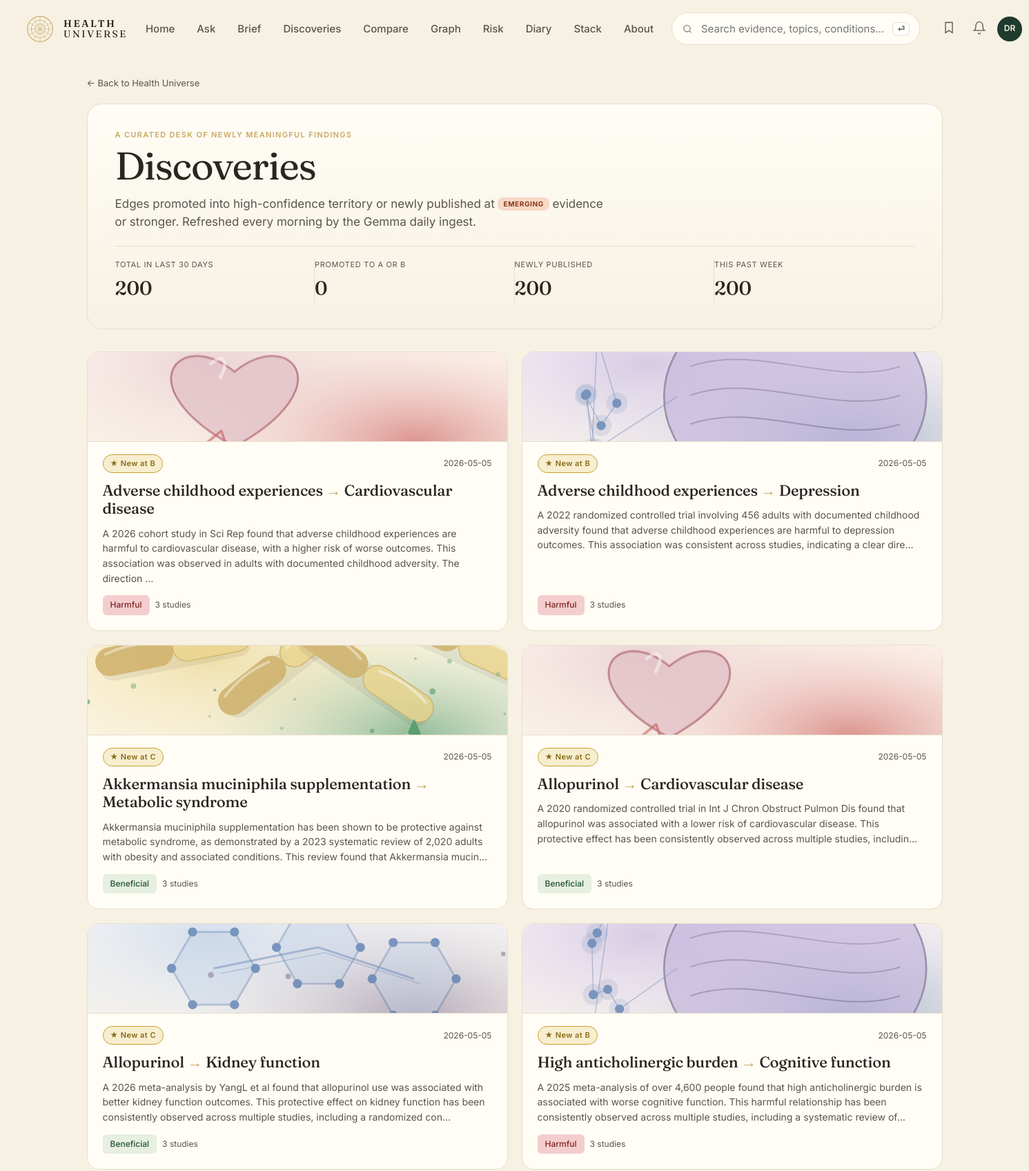
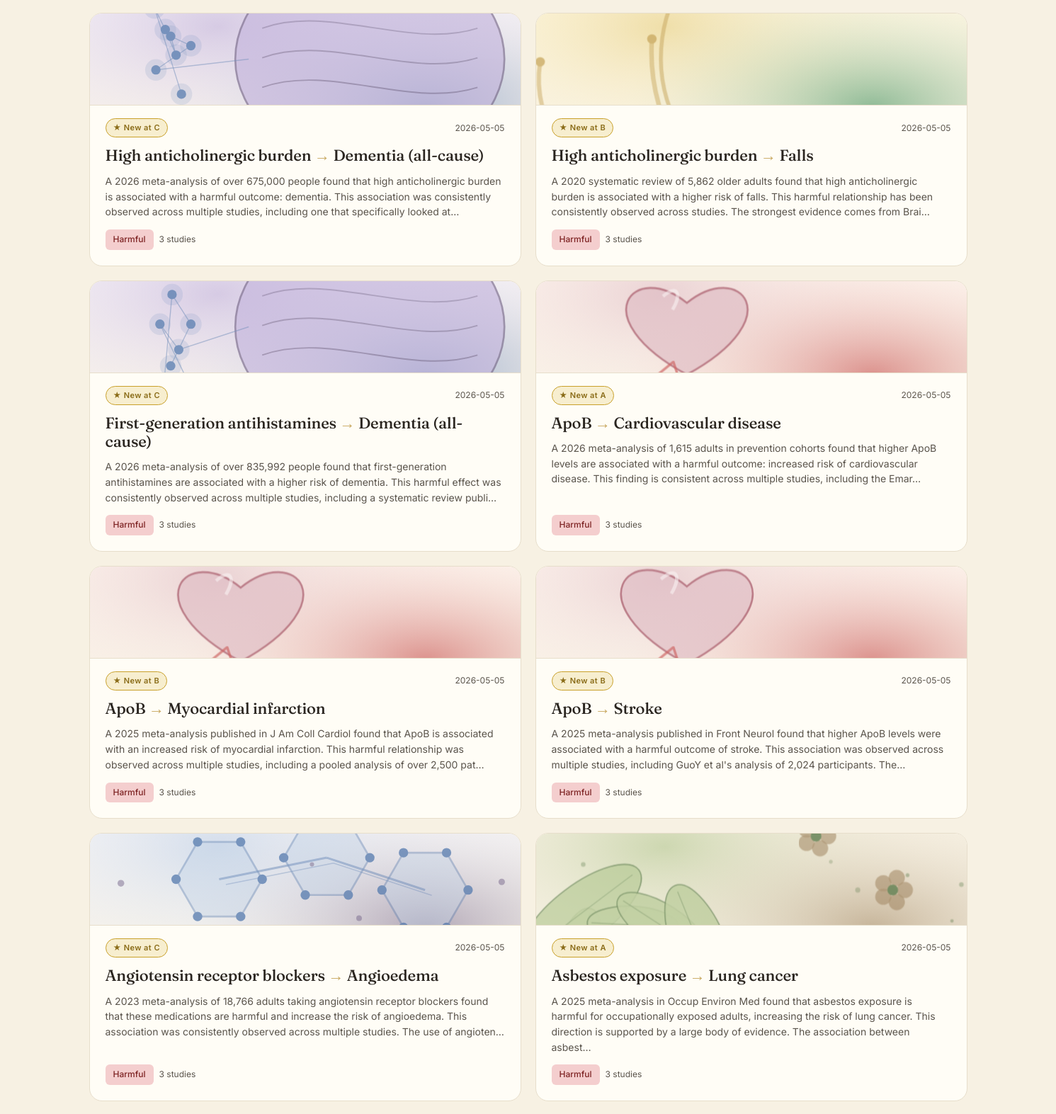
Page /discoveries (upper part) on the committed database (2 pictures, top to bottom).
### tables this page shows
CREATE TABLE edge (
    id              INTEGER PRIMARY KEY,
    factor_id       INTEGER NOT NULL REFERENCES entity(id),
    outcome_id      INTEGER NOT NULL REFERENCES entity(id),
    direction       TEXT NOT NULL CHECK (direction IN (
                      'protective','harmful','neutral','u_shaped','mixed')),
    tier            TEXT NOT NULL CHECK (tier IN ('A','B','C','D','X','deprecated')),
    effect_size     TEXT,         -- qualitative: trivial/small/moderate/large
    effect_quant    TEXT,         -- e.g. "RR 0.82 (0.74-0.91)"
    population      TEXT,         -- e.g. "adults>50; ApoE4 carriers"
    mechanism       TEXT,         -- 1-paragraph plain English
    summary         TEXT,         -- card body copy
    caveats         TEXT,
    seed_source     TEXT NOT NULL CHECK (seed_source IN ('claude_seed','gemma_daily','manual')),
    created_at      TEXT NOT NULL DEFAULT (datetime('now')),
    updated_at      TEXT NOT NULL DEFAULT (datetime('now')),
    last_reviewed   TEXT NOT NULL DEFAULT (datetime('now')), embedding BLOB, embedded_at TEXT,
    UNIQUE(factor_id, outcome_id, population)
);

### web/app.py (the view)
@app.get("/discoveries", response_class=HTMLResponse)
def discoveries(request: Request, days: int = 30, page: int = 1):
    with connect() as conn:
        all_rows = _new_discoveries(conn, days=days, limit=200)
        promoted = [r for r in all_rows if r.get("promoted_at")]
        newly_created = [r for r in all_rows if not r.get("promoted_at")]
        week_count = sum(1 for r in all_rows if
            (r.get("promoted_at") or r.get("updated_at"))[:10] >=
            (datetime_now() - timedelta(days=7)).strftime("%Y-%m-%d"))
    pg = _paginate(len(all_rows), page)
    rows = all_rows[pg["offset"]: pg["offset"] + PAGE_SIZE]
    return render(request, "discoveries.html", {
        "title": "Discoveries", "rows": rows, "days": days,
        "pg": pg, "base_path": "/discoveries",
        "promoted_count": len(promoted),
        "new_count": len(newly_created),
        "week_count": week_count,
    })

### web/templates/discoveries.html (shortened to what this page needs)
{% extends "base.html" %}
{% block content %}
<section class="disc-page">
  <a class="back" href="/">← Back to Health Universe</a>
  <header class="disc-head">
    <p class="disc-eyebrow">A curated desk of newly meaningful findings</p>
    <h1 class="disc-title">Discoveries</h1>
    <p class="disc-lede">Edges promoted into high-confidence territory or newly published at <span class="pill tier-C">EMERGING</span> evidence or stronger. Refreshed every morning by the Gemma daily ingest.</p>
    <dl class="disc-stats">
      <div><dt>Total in last {{ days }} days</dt><dd>{{ pg.total if pg else rows|length }}</dd></div>
      <div><dt>Promoted to A or B</dt><dd>{{ promoted_count }}</dd></div>
      <div><dt>Newly published</dt><dd>{{ new_count }}</dd></div>
      <div><dt>This past week</dt><dd>{{ week_count }}</dd></div>
    </dl>
  </header>
  <div class="disc-grid">
    {% for r in rows %}
    <a class="disc-card-v2 tier-bg-{{ r.tier }}" href="/edge/{{ r.id }}">
      <div class="disc-art-v2">{{ discovery_card_svg(factor_slug=r.f_slug, outcome_slug=r.o_slug, tier=r.tier, factor_kind=r.f_kind, outcome_kind=r.o_kind) | safe }}</div>
      <div class="disc-body-v2">
        <div class="disc-row">
          {% if r.promoted_at %}
            <span class="disc-status disc-status-promoted">⬆ Promoted to {{ r.tier }}</span>
          {% else %}
            <span class="disc-status disc-status-new">★ New at {{ r.tier }}</span>
          {% endif %}
          <span class="muted small">{{ (r.promoted_at or r.updated_at)[:10] }}</span>
        </div>
        <h2 class="disc-card-title">{{ r.f_name }} <span class="arrow">→</span> {{ r.o_name }}</h2>
        <p class="disc-card-summary">{{ r.summary[:240] }}{% if r.summary|length > 240 %}…{% endif %}</p>
        <div class="disc-foot">
          <span class="badge dir-{{ r.direction }}">{{ DIRECTION_LABEL[r.direction] }}</span>
          <span class="muted small">{{ r.n_studies }} stud{{ r.n_studies != 1 and "ies" or "y" }}</span>
        </div>
      </div>
    </a>
    {% endfor %}
  </div>
</section>
{% endblock %}

### rows in the picture
edge: tier "B", updated_at "2026-05-05", f_name "Adverse childhood experiences", o_name "Cardiovascular disease", summary "A 2026 cohort study in Sci Rep found that adverse childhood experiences are harmful to cardiovascular disease, with a higher risk of worse outcomes. This association was observed in adults with documented childhood adversity. The direction", direction "Harmful", n_studies "3", n_studies "ies"
edge: tier "B", updated_at "2026-05-05", f_name "Adverse childhood experiences", o_name "Depression", summary "A 2022 randomized controlled trial involving 456 adults with documented childhood adversity found that adverse childhood experiences are harmful to depression outcomes. This association was consistent across studies, indicating a clear dire", direction "Harmful", n_studies "3", n_studies "ies"
edge: tier "C", updated_at "2026-05-05", f_name "Akkermansia muciniphila supplementation", o_name "Metabolic syndrome", summary "Akkermansia muciniphila supplementation has been shown to be protective against metabolic syndrome, as demonstrated by a 2023 systematic review of 2,020 adults with obesity and associated conditions. This review found that Akkermansia mucin", direction "Beneficial", n_studies "3", n_studies "ies"
edge: tier "C", updated_at "2026-05-05", f_name "Allopurinol", o_name "Cardiovascular disease", summary "A 2020 randomized controlled trial in Int J Chron Obstruct Pulmon Dis found that allopurinol was associated with a lower risk of cardiovascular disease. This protective effect has been consistently observed across multiple studies, includin", direction "Beneficial", n_studies "3", n_studies "ies"
edge: tier "C", updated_at "2026-05-05", f_name "Allopurinol", o_name "Kidney function", summary "A 2026 meta-analysis by YangL et al found that allopurinol use was associated with better kidney function outcomes. This protective effect on kidney function has been consistently observed across multiple studies, including a randomized con", direction "Beneficial", n_studies "3", n_studies "ies"
edge: tier "B", updated_at "2026-05-05", f_name "High anticholinergic burden", o_name "Cognitive function", summary "A 2025 meta-analysis of over 4,600 people found that high anticholinergic burden is associated with worse cognitive function. This harmful relationship has been consistently observed across multiple studies, including a systematic review of", direction "Harmful", n_studies "3", n_studies "ies"
edge: tier "C", updated_at "2026-05-05", f_name "High anticholinergic burden", o_name "Dementia (all-cause)", summary "A 2026 meta-analysis of over 675,000 people found that high anticholinergic burden is associated with a harmful outcome: dementia. This association was consistently observed across multiple studies, including one that specifically looked at", direction "Harmful", n_studies "3", n_studies "ies"
edge: tier "B", updated_at "2026-05-05", f_name "High anticholinergic burden", o_name "Falls", summary "A 2020 systematic review of 5,862 older adults found that high anticholinergic burden is associated with a higher risk of falls. This harmful relationship has been consistently observed across studies. The strongest evidence comes from Brai", direction "Harmful", n_studies "3", n_studies "ies"
edge: tier "C", updated_at "2026-05-05", f_name "First-generation antihistamines", o_name "Dementia (all-cause)", summary "A 2026 meta-analysis of over 835,992 people found that first-generation antihistamines are associated with a higher risk of dementia. This harmful effect was consistently observed across multiple studies, including a systematic review publi", direction "Harmful", n_studies "3", n_studies "ies"
edge: tier "A", updated_at "2026-05-05", f_name "ApoB", o_name "Cardiovascular disease", summary "A 2026 meta-analysis of 1,615 adults in prevention cohorts found that higher ApoB levels are associated with a harmful outcome: increased risk of cardiovascular disease. This finding is consistent across multiple studies, including the Emar", direction "Harmful", n_studies "3", n_studies "ies"
edge: tier "B", updated_at "2026-05-05", f_name "ApoB", o_name "Myocardial infarction", summary "A 2025 meta-analysis published in J Am Coll Cardiol found that ApoB is associated with an increased risk of myocardial infarction. This harmful relationship was observed across multiple studies, including a pooled analysis of over 2,500 pat", direction "Harmful", n_studies "3", n_studies "ies"
edge: tier "B", updated_at "2026-05-05", f_name "ApoB", o_name "Stroke", summary "A 2025 meta-analysis published in Front Neurol found that higher ApoB levels were associated with a harmful outcome of stroke. This association was observed across multiple studies, including GuoY et al's analysis of 2,024 participants. The", direction "Harmful", n_studies "3", n_studies "ies"
edge: tier "C", updated_at "2026-05-05", f_name "Angiotensin receptor blockers", o_name "Angioedema", summary "A 2023 meta-analysis of 18,766 adults taking angiotensin receptor blockers found that these medications are harmful and increase the risk of angioedema. This association was consistently observed across multiple studies. The use of angioten", direction "Harmful", n_studies "3", n_studies "ies"
edge: tier "A", updated_at "2026-05-05", f_name "Asbestos exposure", o_name "Lung cancer", summary "A 2025 meta-analysis in Occup Environ Med found that asbestos exposure is harmful for occupationally exposed adults, increasing the risk of lung cancer. This direction is supported by a large body of evidence. The association between asbest", direction "Harmful", n_studies "3", n_studies "ies"

### other values in the picture
{{ days }} "30"
{{ pg.total if pg else rows|length }} "200"
{{ promoted_count }} "0"
{{ new_count }} "200"
{{ week_count }} "200"
